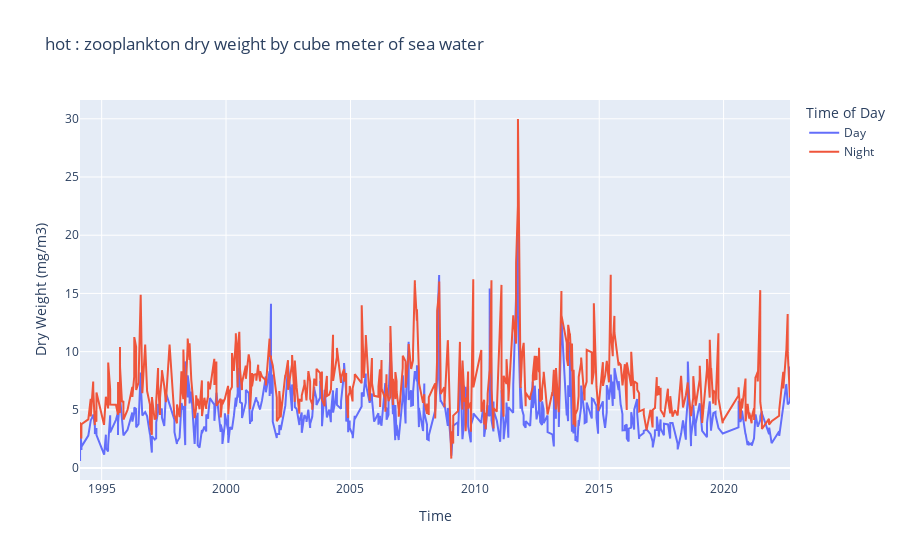

The cell this chart's notebook holds for it:
### Code cell
day = zoo_hot_d_n["day"].dropna()
night = zoo_hot_d_n["night"].dropna()
go.Figure(
    data=[
        go.Scatter(x=day.index, y=day, mode="lines", name="Day"),
        go.Scatter(x=night.index, y=night, mode="lines", name="Night"),
    ]
).update_layout(
    title="hot : zooplankton dry weight by cube meter of sea water",
    xaxis_title="Time",
    yaxis_title="Dry Weight (mg/m3)",
    legend_title="Time of Day",
).show()

### Figure 1 — Plotly figure (JSON) as saved in the notebook; plotly's stock layout.template omitted (floating-point values rounded to 4 significant figures; data arrays with more than 128 entries replaced by an {"elided": "..."} marker saying what was removed)
{"data": [{"mode": "lines", "name": "Day", "type": "scatter", "x": {"elided": "498 str values"}, "y": {"elided": "498 float values"}}, {"mode": "lines", "name": "Night", "type": "scatter", "x": {"elided": "505 str values"}, "y": {"elided": "505 float values"}}], "layout": {"legend": {"title": {"text": "Time of Day"}}, "title": {"text": "hot : zooplankton dry weight by cube meter of sea water"}, "xaxis": {"title": {"text": "Time"}}, "yaxis": {"title": {"text": "Dry Weight (mg/m3)"}}}}
